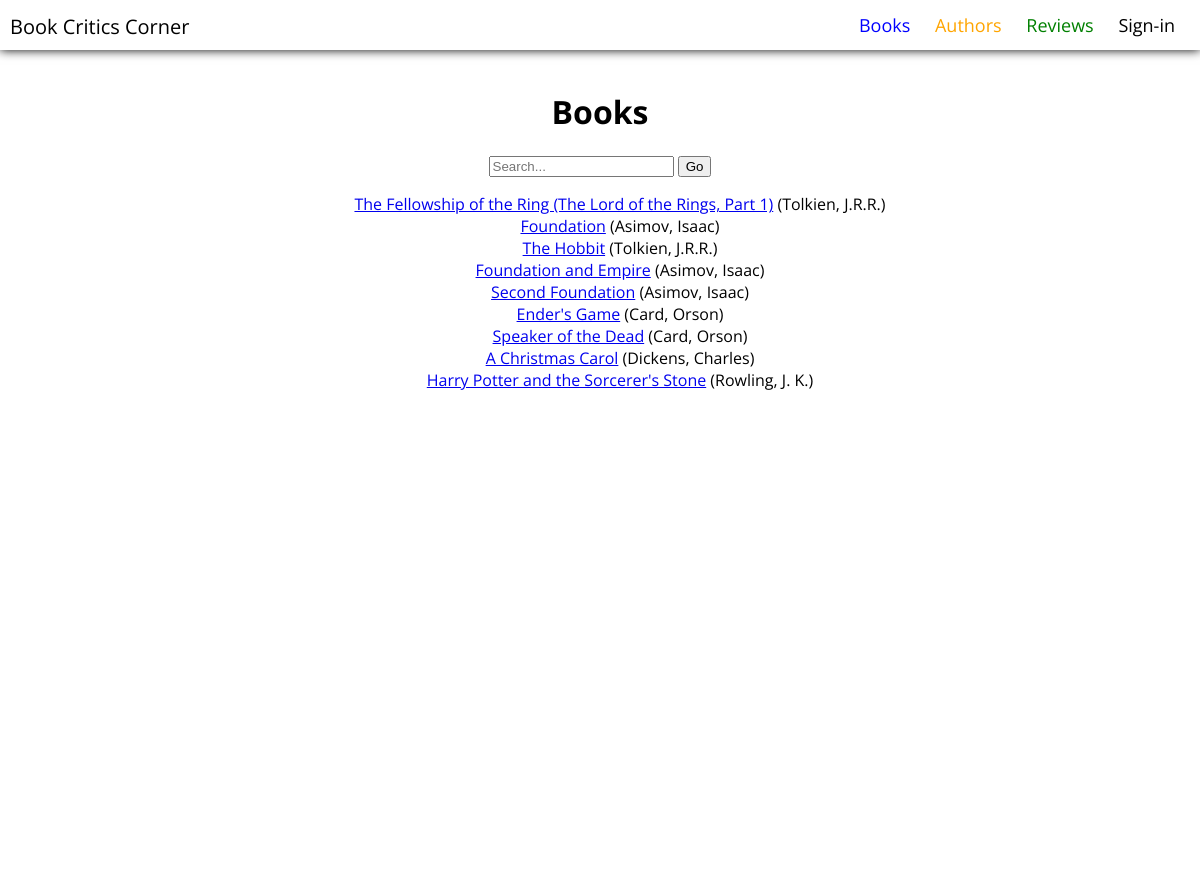
/library/books/, run on the app's committed database.
### library/models.py (models this page shows, shortened)
class Book(models.Model):
    title = models.CharField(max_length=200)
    author = models.ForeignKey('Author', related_name='books', on_delete=SET_NULL, null=True)
    summary = models.TextField(max_length=1000, help_text='Enter a short description of the book')
    isbn = models.CharField('ISBN', max_length=13, unique=True,
                             help_text='13 Character <a href="https://www.isbn-international.org/content/what-isbn">ISBN number</a>')
    genre = models.ManyToManyField(Genre, help_text='Select a genre for this book')
    language = models.ForeignKey('Language', on_delete=models.SET_NULL, null=True)
    status = models.BooleanField(default=False, help_text='Display active on site')
    tags = TaggableManager()
    def get_absolute_url(self):
        return reverse('book-info', args=[str(self.id)])
    def display_genre(self):
        return ', '.join(genre.name for genre in self.genre.all())
    display_genre.short_description = 'Genre'

class Author(models.Model):
    first_name = models.CharField(max_length=100)
    last_name = models.CharField(max_length=100)
    biography = models.TextField(max_length=2000, help_text="Enter a short description of the author")
    date_of_birth = models.DateField(null=True, blank=True)
    date_of_death = models.DateField('Died', null=True, blank=True)
    tags = TaggableManager()
    class Meta:
        ordering = ['last_name', 'first_name']
    def __str__(self):
        return f'{self.last_name}, {self.first_name}'

### library/views.py (the view)
# urls.py: path('books/', views.book_list_view, name='books'),
def book_list_view(request):
    books = Book.objects.filter(status=True)
    if request.method == 'POST':
        search_form = BookSearchForm(request.POST)
        if search_form.is_valid():
            search_term = search_form.cleaned_data['search']
            found_books = Book.objects.filter(tags__icontains=search_term)
    else:
        search_form = BookSearchForm()
        found_books = None
    context = {
        'book_list': books,
        'found_books': found_books,
        'form': search_form,
    }
    return render(request, 'library/book_list.html', context=context)

### library/forms.py
class BookSearchForm(forms.Form):
    search = forms.CharField()

### library/templates/library/book_list.html (shortened to what this page needs)
{% extends "base_generic.html" %}
{% load static %}
{% block content %}
<link rel="stylesheet" type="text/css" href="{% static 'css/book-list.css' %}">
<div class="main-content">
<div class="content-header">
  <h1>Books</h1>
  </div>
  <div>
<form action="{% url 'book-search' %}" method="get">
  <input name="q" type="text" placeholder="Search...">
  <button type="submit">Go</button>
</form>
  </div>
  {% if book_list %}
  <ul class="book-list">
    {% for book in book_list %}
      <li>
        <a href="{{ book.get_absolute_url }}">{{ book.title }}</a> ({{book.author}})
      </li>
    {% endfor %}
  </ul>
  {% else %}
    <p>There are no books in the library.</p>
  {% endif %}
  </div>
{% endblock %}

### library/static/css/style.css (style rules this page uses)
.main-content { width: 80%; margin: auto; background-color: white; height: 100vh; text-align: center; }
.content-header { margin-top: 40px; }
body { font-family: 'Open Sans', sans-serif; margin:0; padding:0; }

### library/static/css/book-list.css (style rules this page uses)
.book-list { list-style: none; }

### data on the page
Book: title "The Fellowship of the Ring (The Lord of the Rings, Part 1)", author "Tolkien, J.R.R."
Book: title "Foundation", author "Asimov, Isaac"
Book: title "The Hobbit", author "Tolkien, J.R.R."
Book: title "Foundation and Empire", author "Asimov, Isaac"
Book: title "Second Foundation", author "Asimov, Isaac"
Book: title "Ender's Game", author "Card, Orson"
Book: title "Speaker of the Dead", author "Card, Orson"
Book: title "A Christmas Carol", author "Dickens, Charles"
Book: title "Harry Potter and the Sorcerer's Stone", author "Rowling, J. K."
